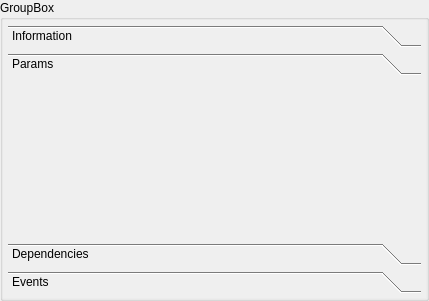
<?xml version="1.0" encoding="UTF-8"?>
<ui version="4.0">
 <class>ModulePage</class>
 <widget class="QGroupBox" name="ModulePage">
  <property name="geometry">
   <rect>
    <x>0</x>
    <y>0</y>
    <width>429</width>
    <height>301</height>
   </rect>
  </property>
  <property name="windowTitle">
   <string>GroupBox</string>
  </property>
  <property name="title">
   <string>GroupBox</string>
  </property>
  <layout class="QVBoxLayout" name="verticalLayout">
   <property name="margin">
    <number>0</number>
   </property>
   <item>
    <widget class="QScrollArea" name="scrollArea">
     <property name="frameShape">
      <enum>QFrame::NoFrame</enum>
     </property>
     <property name="widgetResizable">
      <bool>true</bool>
     </property>
     <widget class="QWidget" name="scrollAreaWidgetContents">
      <property name="geometry">
       <rect>
        <x>0</x>
        <y>0</y>
        <width>425</width>
        <height>283</height>
       </rect>
      </property>
      <layout class="QGridLayout" name="gridLayout_5">
       <property name="margin">
        <number>5</number>
       </property>
       <item row="0" column="0">
        <widget class="QToolBox" name="toolBox">
         <property name="frameShape">
          <enum>QFrame::NoFrame</enum>
         </property>
         <property name="currentIndex">
          <number>1</number>
         </property>
         <widget class="QWidget" name="infoPage">
          <attribute name="label">
           <string>Information</string>
          </attribute>
          <layout class="QGridLayout" name="gridLayout_6">
           <property name="margin">
            <number>0</number>
           </property>
           <item row="0" column="0">
            <layout class="QGridLayout" name="info"/>
           </item>
          </layout>
         </widget>
         <widget class="QWidget" name="paramsPage">
          <property name="geometry">
           <rect>
            <x>0</x>
            <y>0</y>
            <width>415</width>
            <height>161</height>
           </rect>
          </property>
          <attribute name="label">
           <string>Params</string>
          </attribute>
          <layout class="QGridLayout" name="gridLayout_2">
           <property name="margin">
            <number>0</number>
           </property>
           <item row="0" column="0">
            <layout class="QGridLayout" name="params"/>
           </item>
          </layout>
         </widget>
         <widget class="QWidget" name="dependenciesPage">
          <property name="geometry">
           <rect>
            <x>0</x>
            <y>0</y>
            <width>415</width>
            <height>161</height>
           </rect>
          </property>
          <attribute name="label">
           <string>Dependencies</string>
          </attribute>
          <layout class="QGridLayout" name="gridLayout_4">
           <property name="margin">
            <number>0</number>
           </property>
           <item row="0" column="0">
            <layout class="QGridLayout" name="dependencies"/>
           </item>
          </layout>
         </widget>
         <widget class="QWidget" name="eventsPage">
          <attribute name="label">
           <string>Events</string>
          </attribute>
          <layout class="QGridLayout" name="gridLayout_3">
           <property name="margin">
            <number>0</number>
           </property>
           <item row="0" column="0">
            <layout class="QGridLayout" name="events"/>
           </item>
          </layout>
         </widget>
        </widget>
       </item>
      </layout>
     </widget>
    </widget>
   </item>
  </layout>
 </widget>
 <resources/>
 <connections/>
</ui>
